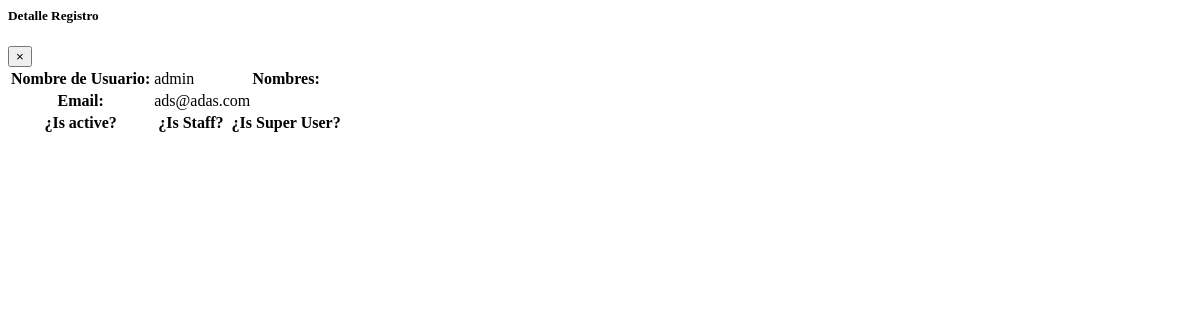
/usuario/Detalle/1 (signed in), run on an earlier commit of the app's database.
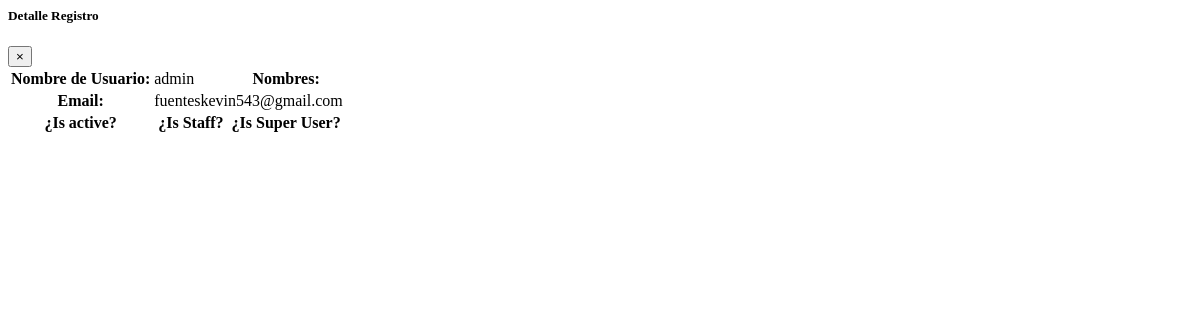
And on a later commit of the database.
### covid/models.py (models this page shows, shortened)
class ModeloBase(models.Model):
    class Meta:
        abstract = True
    """Model definition for ModeloBase."""
    fecha_creacion = models.DateTimeField(verbose_name='Fecha creación',auto_now_add=True)
    usuario_creacion = models.ForeignKey(settings.AUTH_USER_MODEL, verbose_name='Usuario Creación', related_name='+', blank=True, null=True,on_delete=models.PROTECT, editable=False)
    usuario_modificacion = models.ForeignKey(settings.AUTH_USER_MODEL, verbose_name='Usuario Modificación', related_name='+', blank=True, null=True,on_delete=models.PROTECT , editable=False)
    fecha_modificacion = models.DateTimeField(verbose_name='Fecha Modificación', auto_now=True)

class User(AbstractUser,ModeloBase):
    cedula=models.CharField(max_length=10, verbose_name='Cédula')
    tipo_genero = (('N', 'Ninguno'), ('M', 'Masculino'), ('F', 'Femenino'))
    genero = models.CharField('Género', choices=tipo_genero, default='N', max_length=1)

### covid/views.py (the view)
# urls.py: path('usuario/Detalle/<int:pk>', key.UsuarioDetailView.as_view(), name="usuario_detalle") ,
class UsuarioDetailView(LoginRequiredMixin,PermissionRequiredMixin,DetailView):
    permission_required = 'covid.view_user'
    model = User
    template_name = "usuario/usuario_detalle.html"

### templates/usuario/usuario_detalle.html (shortened to what this page needs)
<div class="modal-dialog modal-lg ">
    <div class="modal-content">
        <div class="modal-header">
            <h5 class="modal-title">Detalle Registro</h5>
            <button type="button" class="close" data-dismiss="modal" aria-label="Close">
                <span aria-hidden="true">&times;</span>
            </button>
        </div>
        <div class="modal-body ">
            <table class="table table-bordered  table-responsive-sm table-responsive-xl">
                <tbody>
                    <tr>
                        <th>Nombre de Usuario:</th>
                        <td colspan="3">{{object.username}}</td>
                        <th>Nombres:</th>
                        <td>{{ object.last_name }} {{ object.first_name }}</td>
                    </tr>
                    <tr>
                        <th>Email:</th>
                        <td colspan="5">{{ object.email }}</td>
                    </tr>
                    <tr>
                        <th>¿Is active?</th>
                        <td>
                        </td>
                        <th>¿Is Staff?</th>
                        <td>
                        </td>
                        <th>¿Is Super User?</th>
                        <td>
                        </td>
                    </tr>
                </tbody>
            </table>
        </div>
    </div>
</div>

What changed in the data, as far as the page shows it:
changed User "admin": email "ads@adas.com" → "fuenteskevin543@gmail.com"
